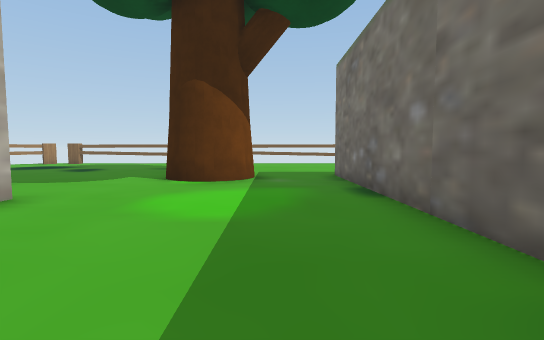
View 1 (above)

24 first-person views from a walk through a 3-D level made in the Unity game engine. The camera is 0.72 m above the floor, tilts 4° down and sees 85° across. The floor is counted in squares, 1 m on a side. Each view is taken from the middle of a square. On the plan, view 1 faces up. The plan holds only what a view shows up to about 10 squares ahead; the rest is blank. The place goes on beyond the plan. The player is left out. Some surface patterns are stand-ins.

View 2
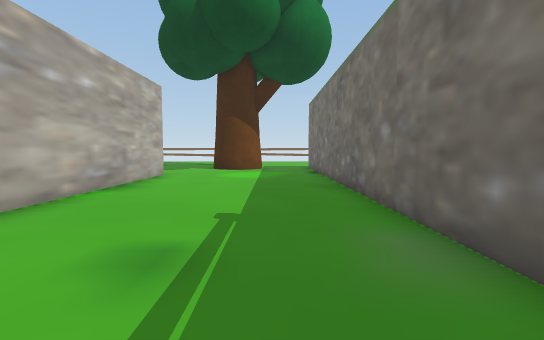

View 3
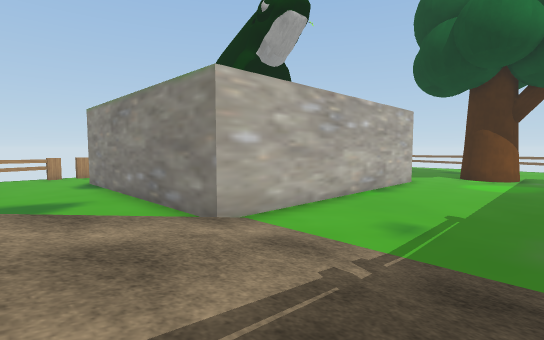

View 4
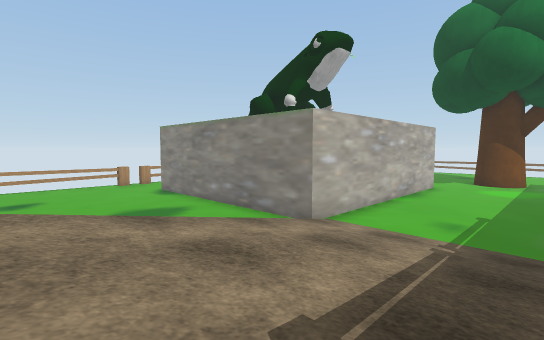

View 5
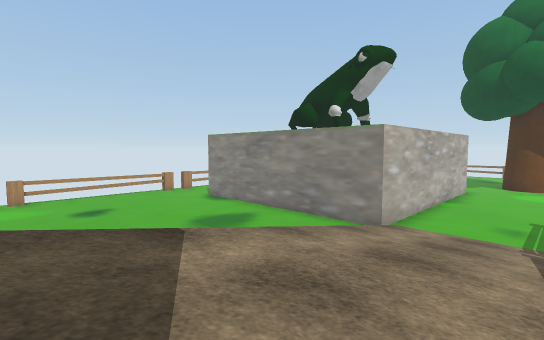

View 6
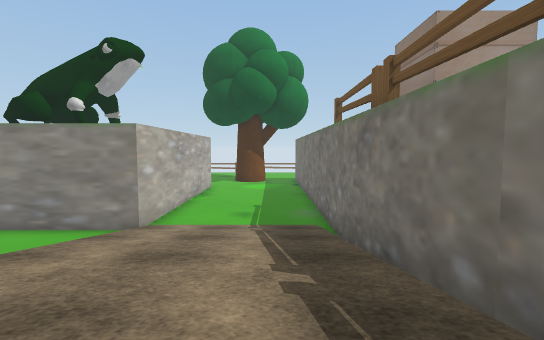

View 7
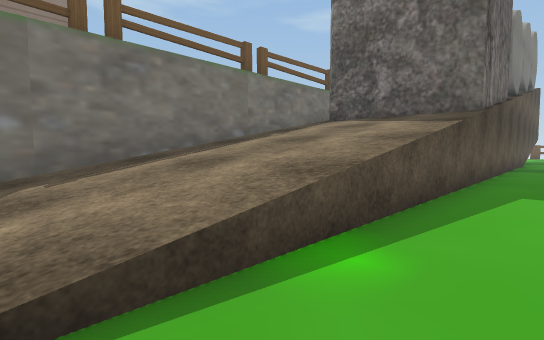

View 8
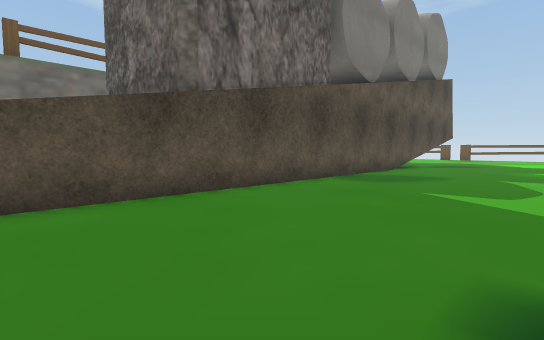

View 9
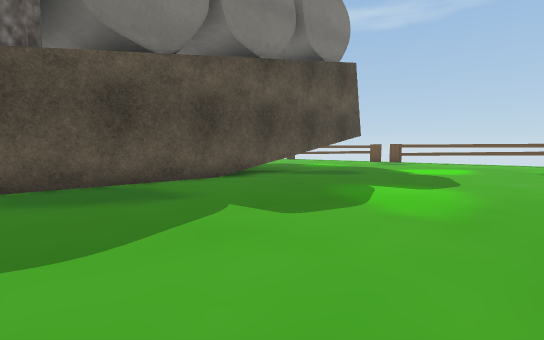

View 10
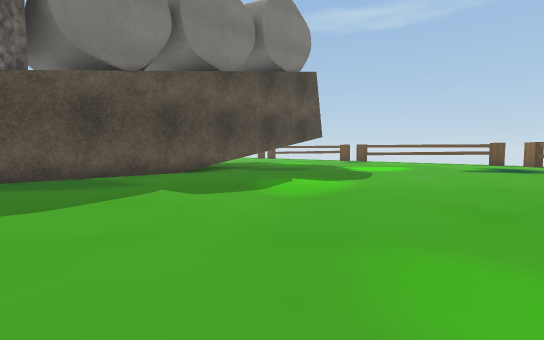

View 11
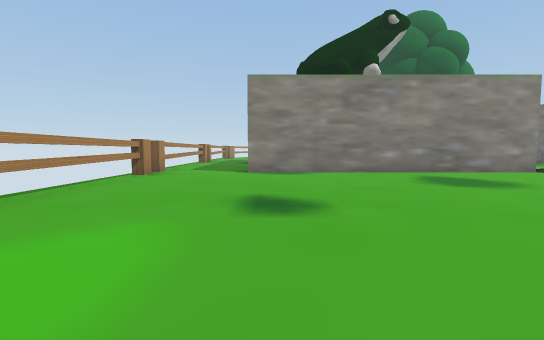

View 12
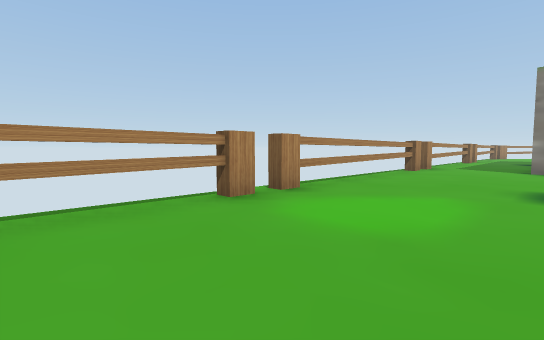

View 13
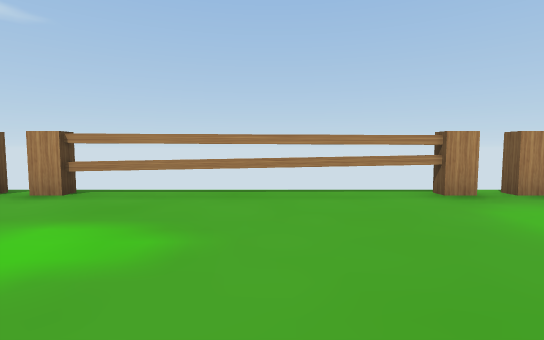

View 14
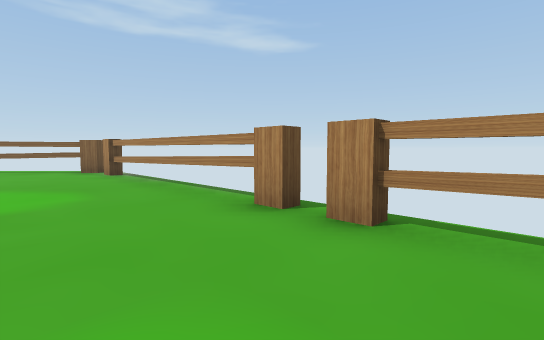

View 15
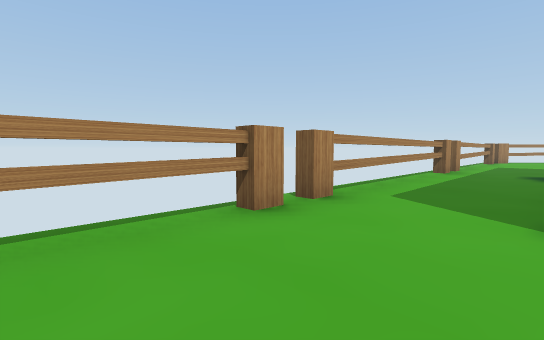

View 16
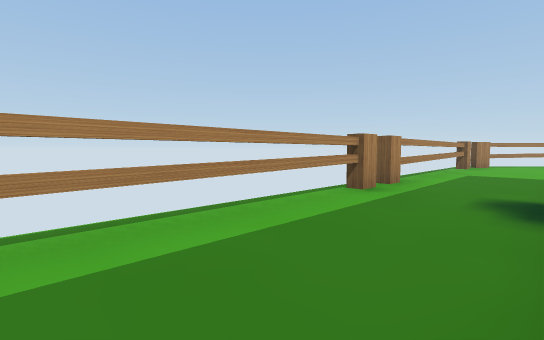

View 17
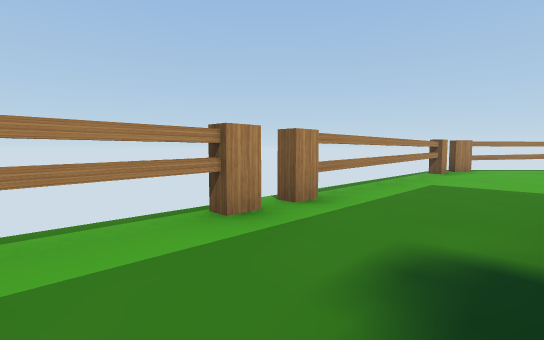

View 18
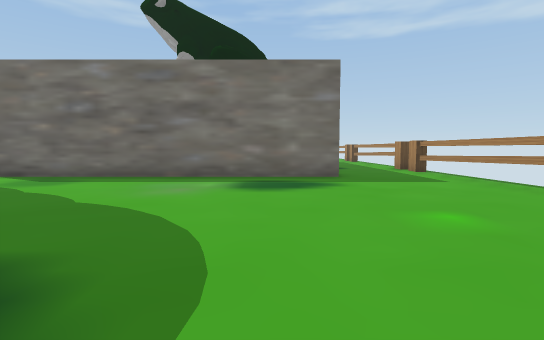

View 19
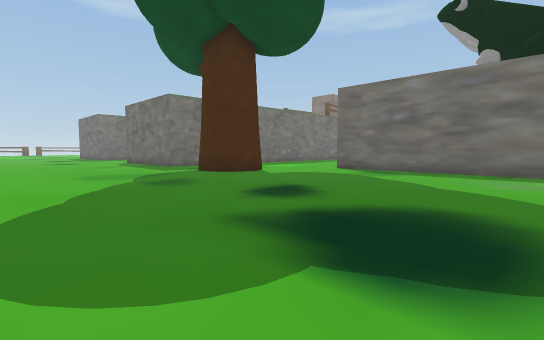

View 20
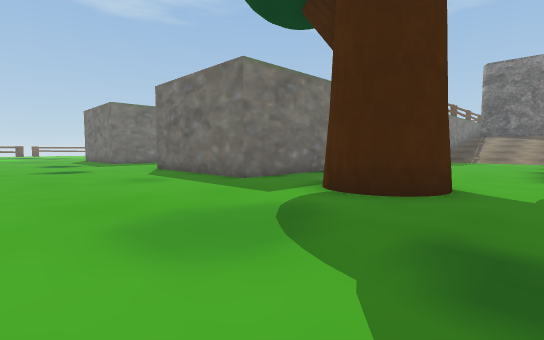

View 21
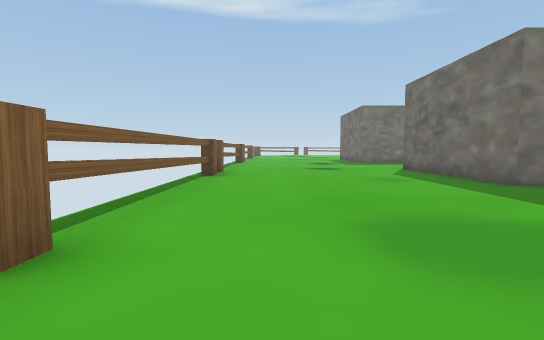

View 22
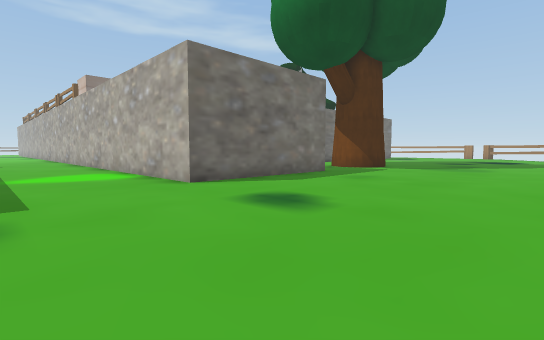

View 23
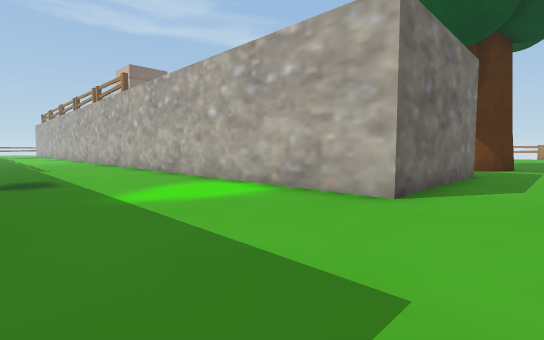

View 24
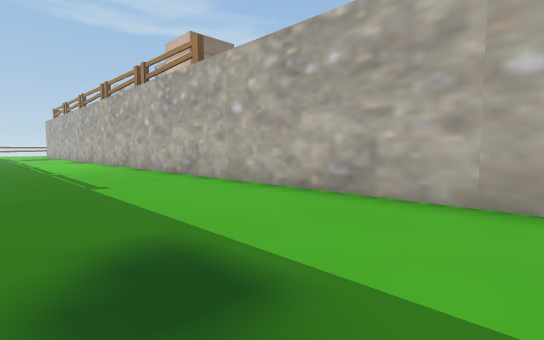

### Floor plan
Key: @ floor where view 1 was taken; # wall or solid block; x gap in a wall; . floor; / step, stairs or slope; O other object.
Columns run from 16 left of view 1 to 11 right of it. Each row starts with its distance up from view 1.
 15               O#####OO#
 14       .....................
 13       .....................
 12   #  ......................
 11  ## .......................
 10 OO..........................
  9 O...........................
  8  .............OO..OOOOO.....
  7  .............OO..O   O.....
  6 x.................O   O.....
  5 #.................O   O.....
  4 #...#########.....O   O.....
  3 #...        #.....O   O.....
  2 O...        #.....O   O.....
  1 O...        #.....O   O.....
  0  ...        #...@.O   O.....
 -1  ...        #.....O   O.....
 -2 #...        #.....O   O.....
 -3 #...        #.....O   O.....
 -4 #...        #.....O   O.....
 -5 O...#########.....O   O.....
 -6 O............/////O   O.....
 -7 #............/////O     ...
 -8  ............/////O      ..
 -9 x............/////O
-10 #......... ../////O
-11 #........  ../////O
-12 #............/////O
-13 O...... ...../////O
-14 O.....  ...../////O
-15  ....   .....OOOOOO
-16  ....   .....O
-17 #.....  .....O
-18 #............O
-19 #............OOO
-20 #............OOOO#
-21 O............#
-22 O............#
-23  ............#
-24  ............#
-25 #............#
-26 #............#
-27 #...........
-28 O..........
-29 O... .....
-30  #.  ....

Positions as (right, up) in squares from view 1, and headings:
1: (0, 0), facing up
2: (0, -6), facing up
3: (1, -9), facing up-left
4: (1, -12), facing up-left
5: (0, -14), facing up-left
6: (0, -14), facing up
7: (-5, -6), facing down-right
8: (-8, -12), facing down-right
9: (-10, -18), facing down-right
10: (-12, -18), facing down-right
11: (-12, -15), facing up
12: (-12, -17), facing up-left
13: (-11, -17), facing left
14: (-13, -19), facing down-left
15: (-13, -9), facing up-left
16: (-13, -4), facing up-left
17: (-13, -1), facing up-left
18: (-11, 12), facing down
19: (-10, 14), facing down-right
20: (-4, 13), facing down-right
21: (-4, 13), facing right
22: (10, 14), facing down-left
23: (11, 10), facing down-left
24: (11, 4), facing down-left
